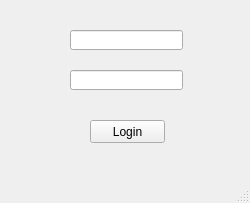
<?xml version="1.0" encoding="UTF-8"?>
<ui version="4.0">
 <class>Login</class>
 <widget class="QMainWindow" name="Login">
  <property name="geometry">
   <rect>
    <x>0</x>
    <y>0</y>
    <width>250</width>
    <height>203</height>
   </rect>
  </property>
  <property name="windowTitle">
   <string>Login</string>
  </property>
  <widget class="QWidget" name="centralwidget">
   <widget class="QPushButton" name="dtn_login">
    <property name="geometry">
     <rect>
      <x>90</x>
      <y>120</y>
      <width>75</width>
      <height>23</height>
     </rect>
    </property>
    <property name="text">
     <string>Login</string>
    </property>
   </widget>
   <widget class="QLineEdit" name="username">
    <property name="geometry">
     <rect>
      <x>70</x>
      <y>30</y>
      <width>113</width>
      <height>20</height>
     </rect>
    </property>
   </widget>
   <widget class="QLineEdit" name="password">
    <property name="geometry">
     <rect>
      <x>70</x>
      <y>70</y>
      <width>113</width>
      <height>20</height>
     </rect>
    </property>
   </widget>
  </widget>
  <widget class="QMenuBar" name="menubar">
   <property name="geometry">
    <rect>
     <x>0</x>
     <y>0</y>
     <width>250</width>
     <height>21</height>
    </rect>
   </property>
  </widget>
  <widget class="QStatusBar" name="statusbar"/>
 </widget>
 <resources/>
 <connections/>
</ui>
